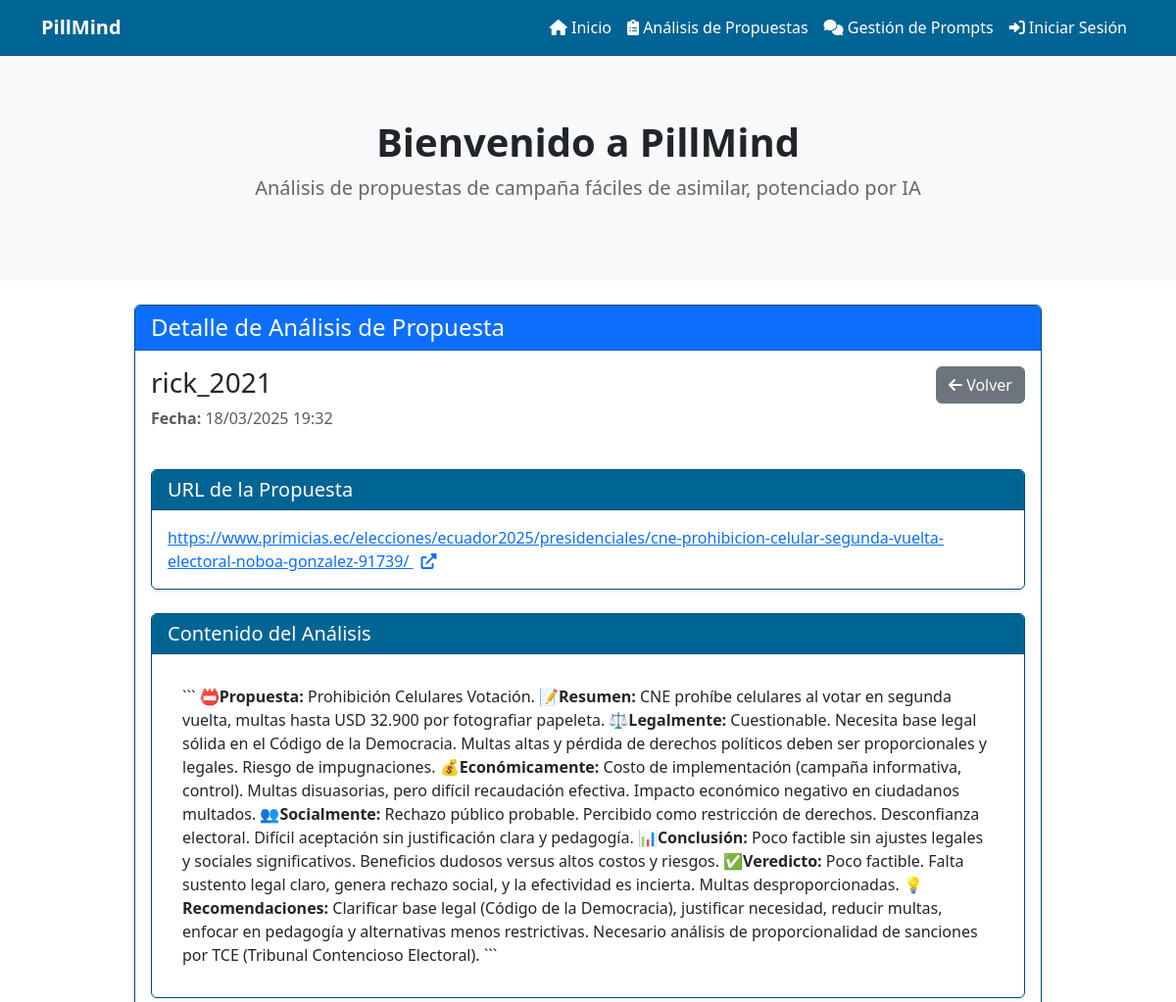
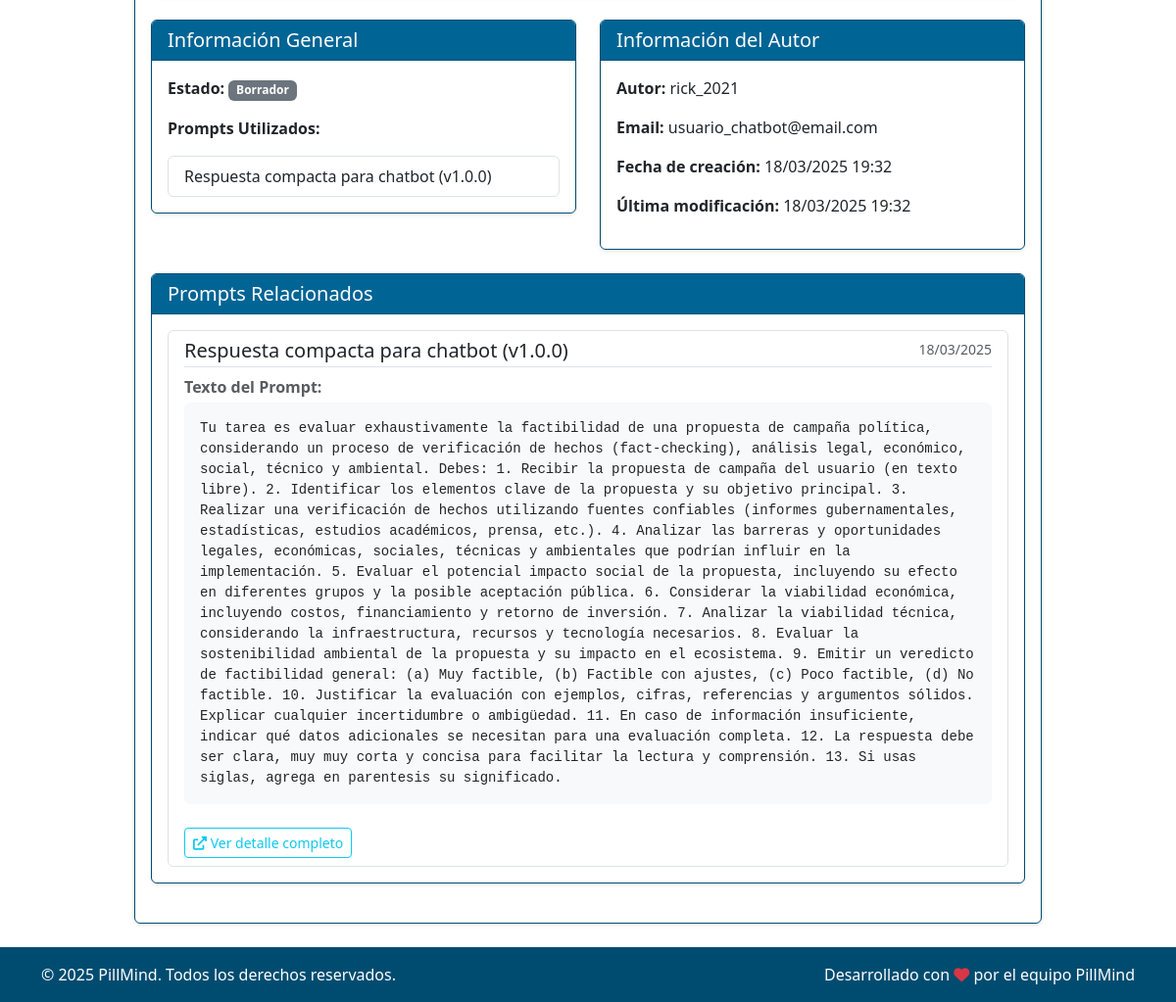
/propuestas/detalle/18/, run on the app's committed database (2 pictures, top to bottom).
### webapp/models/analisis_propuesta.py (models this page shows, shortened)
class AnalisisPropuesta(SoftDeleteModel):
    class Estado(models.TextChoices):
        BORRADOR = 'BORRADOR', _('Borrador')
        PUBLICADO = 'PUBLICADO', _('Publicado')
        REVISADO = 'REVISADO', _('Revisado')
        EN_REVISION = 'EN_REVISION', _('En Revisión')
        RECHAZADO = 'RECHAZADO', _('Rechazado')
    usuario = models.ForeignKey(
        settings.AUTH_USER_MODEL,
        on_delete=models.SET_NULL,
        related_name='analisis_propuestas',
        verbose_name=_('Usuario'),
        null=True,
        blank=True
    )
    nombre_usuario = models.CharField(
        max_length=150,
        verbose_name=_('Nombre de Usuario'),
        blank=True,
        null=True,
        help_text=_('Nombre de usuario que creó el análisis')
    )
    email_usuario = models.EmailField(
        verbose_name=_('Email del Usuario'),
        blank=True,
        null=True,
        help_text=_('Email del usuario que creó el análisis')
    )
    url_propuesta = models.URLField(
        max_length=500,
        verbose_name=_('URL de Propuesta'),
        blank=True,
        null=True
    )
    titulo = models.CharField(
        max_length=255,
        verbose_name=_('Título de la Propuesta'),
        help_text=_('Nombre o título descriptivo de la propuesta'),
        null=True,
        blank=True  # Opcional para propuestas existentes
    )
    contenido = models.TextField(
        verbose_name=_('Contenido del Análisis'),
        help_text=_('Descripción detallada del análisis de la propuesta')
    )
    prompts_utilizados = models.JSONField(
        verbose_name=_('Prompts Utilizados (JSON)'),
        blank=True,
        null=True,
        help_text=_('Registro de prompts utilizados en el análisis (formato JSON)')
    )
    prompts = models.ManyToManyField(
        'Prompt',
        blank=True,
        related_name='analisis_propuestas',
        verbose_name=_('Prompts Utilizados')
    )
    fecha_analisis = models.DateTimeField(
        auto_now_add=True,
        verbose_name=_('Fecha de Análisis')
    )
    estado = models.CharField(
        max_length=20,
        choices=Estado.choices,
        default=Estado.BORRADOR,
        verbose_name=_('Estado')
    )
    fecha_ultima_modificacion = models.DateTimeField(
        auto_now=True,
        verbose_name=_('Última Modificación')
    )
    palabras_clave = models.CharField(
        max_length=255,
        blank=True,
        null=True,
        verbose_name=_('Palabras Clave')
    )
    class Meta:
        verbose_name = _('Análisis de Propuesta')
        verbose_name_plural = _('Análisis de Propuestas')
        ordering = ['-fecha_analisis']
        indexes = [
            models.Index(fields=['usuario', 'fecha_analisis']),
            models.Index(fields=['estado'])
        ]

### webapp/models/prompt.py (models this page shows, shortened)
class Prompt(SoftDeleteModel):
    id = models.UUIDField(
        primary_key=True,
        default=uuid.uuid4,
        editable=False
    )
    objetivo = models.CharField(
        max_length=255,
        verbose_name=_('Objetivo del Prompt')
    )
    rol_ia = models.ForeignKey(
        RolIA,
        on_delete=models.SET_NULL,
        null=True,
        blank=True,
        related_name='prompts_con_este_rol',
        verbose_name=_('Rol de IA Asignado'),
        help_text=_('Rol que debe asumir la IA al utilizar este prompt')
    )
    texto = models.TextField(
        verbose_name=_('Texto del Prompt')
    )
    formato_respuesta = models.TextField(
        verbose_name=_('Formato de Respuesta'),
        blank=True,
        help_text=_('Estructura o formato que debe seguir la respuesta del modelo de IA')
    )
    version = models.CharField(
        max_length=20,
        default='1.0.0',
        verbose_name=_('Versión')
    )
    especialidades = models.ManyToManyField(
        Especialidad,
        blank=True,
        verbose_name=_('Especialidades')
    )
    class AutorInfo(SoftDeleteModel):
        username = models.CharField(max_length=150)
        email = models.EmailField(max_length=254, blank=True)
        first_name = models.CharField(max_length=150, blank=True)
        last_name = models.CharField(max_length=150, blank=True)
    autor = models.ForeignKey(
        settings.AUTH_USER_MODEL,
        on_delete=models.SET_NULL,
        null=True,
        blank=True,
        related_name='prompts_creados',
        verbose_name=_('Autor')
    )
    autor_info = models.ForeignKey(
        AutorInfo,
        on_delete=models.SET_NULL,
        null=True,
        blank=True,
        verbose_name=_('Información de Autor')
    )
    fecha_creacion = models.DateTimeField(
        default=timezone.now,
        verbose_name=_('Fecha de Creación')
    )
    fecha_ultima_modificacion = models.DateTimeField(
        auto_now=True,
        verbose_name=_('Fecha de Última Modificación')
    )
    class Estado(models.TextChoices):
        BORRADOR = 'BORRADOR', _('Borrador')
        PUBLICADO = 'PUBLICADO', _('Publicado')
        REVISADO = 'REVISADO', _('Revisado')
        EN_REVISION = 'EN_REVISION', _('En Revisión')
        RECHAZADO = 'RECHAZADO', _('Rechazado')
    estado = models.CharField(
        max_length=20,
        choices=Estado.choices,
        default=Estado.BORRADOR,
        verbose_name=_('Estado')
    )
    es_predeterminado = models.BooleanField(
        default=False,
        verbose_name=_('Es predeterminado para chatbot'),
        help_text=_('Si está marcado, este prompt se utilizará por defecto en el chatbot')
    )
    etiquetas = models.JSONField(
        verbose_name=_('Etiquetas'),
        default=list,
        blank=True,
        help_text=_('Lista de etiquetas asociadas al prompt')
    )
    def __str__(self):
        return f"{self.objetivo} (v{self.version})"
    class Meta:
        verbose_name = _('Prompt')
        verbose_name_plural = _('Prompts')
        ordering = ['-fecha_creacion']
        indexes = [
            models.Index(fields=['objetivo']),
            models.Index(fields=['autor', 'fecha_creacion']),
            models.Index(fields=['version'])
        ]

### webapp/views/analisis_propuesta_detail_view.py (the view)
# urls.py: path('propuestas/detalle/<int:pk>/', AnalisisPropuestaDetailView.as_view(), name='analisis_propuesta_detail'),
class AnalisisPropuestaDetailView(DetailView):
    model = AnalisisPropuesta
    template_name = 'propuestas/detalle_analisis.html'
    context_object_name = 'analisis'

### webapp/models/soft_delete.py (called while the page is built)
    def get_queryset(self):
        return SoftDeleteQuerySet(self.model, using=self._db).filter(
            deleted_on__isnull=True
        )

### webapp/templates/propuestas/detalle_analisis.html (shortened to what this page needs)
{% extends "base.html" %}
{% load i18n %}
{% block content %}
<div class="container mt-4">
    <div class="row">
        <div class="col-md-10 offset-md-1">
            <div class="card">
                <div class="card-header bg-primary text-white">
                    <div class="d-flex justify-content-between align-items-center">
                        <h4 class="mb-0">{% trans "Detalle de Análisis de Propuesta" %}</h4>
                    </div>
                </div>
                <div class="card-body">
                    <div class="row mb-4">
                        <div class="col-md-8">
                            <h3>
                                {% if analisis.usuario %}
                                    {{ analisis.usuario.username }}
                                {% else %}
                                    {{ analisis.nombre_usuario|default:"Usuario eliminado" }}
                                {% endif %}
                            </h3>
                            <p class="text-muted">
                                <strong>{% trans "Fecha:" %}</strong> {{ analisis.fecha_analisis|date:"d/m/Y H:i" }}
                            </p>
                        </div>
                        <div class="col-md-4 text-end">
                            <a href="{% url 'analisis_propuesta_list' %}" class="btn btn-secondary">
                                <i class="fas fa-arrow-left"></i> {% trans "Volver" %}
                            </a>
                        </div>
                    </div>
                    {% if analisis.url_propuesta %}
                    <div class="card mb-4">
                        <div class="card-header">
                            <h5 class="mb-0">{% trans "URL de la Propuesta" %}</h5>
                        </div>
                        <div class="card-body">
                            <a href="{{ analisis.url_propuesta }}" target="_blank" class="d-block">
                                {{ analisis.url_propuesta }}
                                <i class="fas fa-external-link-alt ms-2"></i>
                            </a>
                        </div>
                    </div>
                    {% endif %}
                    <div class="card mb-4">
                        <div class="card-header">
                            <h5 class="mb-0">{% trans "Contenido del Análisis" %}</h5>
                        </div>
                        <div class="card-body">
                            <div class="content-display">
                                {{ analisis.contenido|safe }}
                            </div>
                        </div>
                    </div>
                    <div class="row">
                        <div class="col-md-6">
                            <div class="card mb-4">
                                <div class="card-header">
                                    <h5 class="mb-0">{% trans "Información General" %}</h5>
                                </div>
                                <div class="card-body">
                                    <p><strong>{% trans "Estado:" %}</strong>
                                        <span class="badge bg-{{ analisis.estado|lower }}">
                                            {{ analisis.get_estado_display }}
                                        </span>
                                    </p>
                                    {% if analisis.prompts.all %}
                                    <p><strong>{% trans "Prompts Utilizados:" %}</strong></p>
                                    <div class="list-group">
                                        {% for prompt in analisis.prompts.all %}
                                        <a href="{% url 'prompt_detail' prompt.id %}" class="list-group-item list-group-item-action">
                                            {{ prompt.objetivo }} (v{{ prompt.version }})
                                        </a>
                                        {% endfor %}
                                    </div>
                                    {% endif %}
                                </div>
                            </div>
                        </div>
                        <div class="col-md-6">
                            <div class="card mb-4">
                                <div class="card-header">
                                    <h5 class="mb-0">{% trans "Información del Autor" %}</h5>
                                </div>
                                <div class="card-body">
                                    <p><strong>{% trans "Autor:" %}</strong>
                                        {% if analisis.usuario %}
                                            {{ analisis.usuario.username }}
                                        {% else %}
                                            {{ analisis.nombre_usuario|default:"Usuario eliminado" }}
                                        {% endif %}
                                    </p>
                                    <p><strong>{% trans "Email:" %}</strong>
                                        {% if analisis.usuario %}
                                            {{ analisis.usuario.email }}
                                        {% else %}
                                            {{ analisis.email_usuario|default:"No disponible" }}
                                        {% endif %}
                                    </p>
                                    <p><strong>{% trans "Fecha de creación:" %}</strong> {{ analisis.fecha_analisis|date:"d/m/Y H:i" }}</p>
                                    <p><strong>{% trans "Última modificación:" %}</strong> {{ analisis.fecha_ultima_modificacion|date:"d/m/Y H:i" }}</p>
                                </div>
                            </div>
                        </div>
                    </div>
                    {% if analisis.prompts.all %}
                    <div class="card mb-4">
                        <div class="card-header">
                            <h5 class="mb-0">{% trans "Prompts Relacionados" %}</h5>
                        </div>
                        <div class="card-body">
                            <div class="list-group">
                                {% for prompt in analisis.prompts.all %}
                                <div class="list-group-item">
                                    <div class="d-flex w-100 justify-content-between">
                                        <h5 class="mb-1">{{ prompt.objetivo }} (v{{ prompt.version }})</h5>
                                        <small class="text-muted">{{ prompt.fecha_creacion|date:"d/m/Y" }}</small>
                                    </div>
                                    <p class="mb-1 border-top pt-2 text-muted"><strong>{% trans "Texto del Prompt:" %}</strong></p>
                                    <pre class="bg-light p-3 rounded text-wrap">{{ prompt.texto|default:"No hay texto disponible" }}</pre>
                                    <a href="{% url 'prompt_detail' prompt.id %}" class="btn btn-sm btn-outline-info mt-2">
                                        <i class="fas fa-external-link-alt"></i> {% trans "Ver detalle completo" %}
                                    </a>
                                </div>
                                {% endfor %}
                            </div>
                        </div>
                    </div>
                    {% endif %}
                </div>
            </div>
        </div>
    </div>
</div>
{% endblock %}

### webapp/static/styles.css (style rules this page uses)
.card { box-shadow: 0 0.125rem 0.25rem rgba(0, 0, 0, 0.075); margin-bottom: 1.5rem; border-color: #004c70; }
.card-header { font-weight: 500; background-color: #006495; color: #ffffff; }

### webapp/templates/propuestas/detalle_analisis.html (style rules this page uses)
.bg-borrador { background-color: #6c757d; }
pre { white-space: pre-wrap; word-wrap: break-word; }
.content-display { padding: 15px; border-radius: 4px; background-color: #ffffff; }

### data on the page
AnalisisPropuesta: nombre_usuario "rick_2021", fecha_analisis "18/03/2025 19:32", url_propuesta "https://www.primicias.ec/elecciones/ecuador2025/presidenciales/cne-prohibicion-celular-segunda-vuelta-electoral-noboa-gonzalez-91739/", contenido "``` 📛 Propuesta: Prohibición Celulares Votación. 📝 Resumen: CNE prohíbe celulares al votar en segunda vuelta, multas hasta USD 32.900 por fotografiar papeleta. ⚖️ Legalmente: Cuestionable. Necesita base legal sólida en el Código de la Democracia. Multas altas y pérdida de derechos políticos deben ser proporcionales y legales. Riesgo de impugnaciones. 💰 Económicamente: Costo de implementación (campaña informativa, control). Multas disuasorias, pero difícil recaudación efectiva. Impacto económico negativo en ciudadanos multados. 👥 Socialmente: Rechazo público probable. Percibido como restricción de derechos. Desconfianza electoral. Difícil aceptación sin justificación clara y pedagogía. 📊…", estado "Borrador", email_usuario "usuario_chatbot@email.com", fecha_ultima_modificacion "18/03/2025 19:32"
Prompt: objetivo "Respuesta compacta para chatbot", version "1.0.0", fecha_creacion "18/03/2025", texto "Tu tarea es evaluar exhaustivamente la factibilidad de una propuesta de campaña política, considerando un proceso de verificación de hechos (fact-checking), análisis legal, económico, social, técnico y ambiental. Debes: 1. Recibir la propuesta de campaña del usuario (en texto libre). 2. Identificar los elementos clave de la propuesta y su objetivo principal. 3. Realizar una verificación de hechos utilizando fuentes confiables (informes gubernamentales, estadísticas, estudios académicos, prensa, etc.). 4. Analizar las barreras y oportunidades legales, económicas, sociales, técnicas y ambientales que podrían influir en la implementación. 5. Evaluar el potencial impacto social de la propuesta,…"
